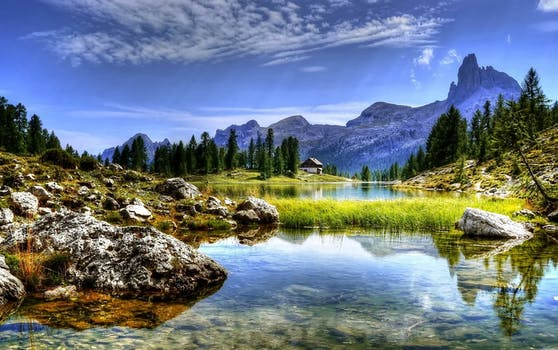
#> input picture landscape.jpeg, 558 x 350 px
$ python Applying_rb_filter.py
#> lines starting #> are read from the running program, lines starting #| are printed output that depends on the picture
import cv2
import numpy as np

img = cv2.imread("landscape.jpeg")
#> img is the input picture: shape (350, 558, 3); mean B, G, R 131.7, 120.3, 107.6

b, g, r = cv2.split(img)
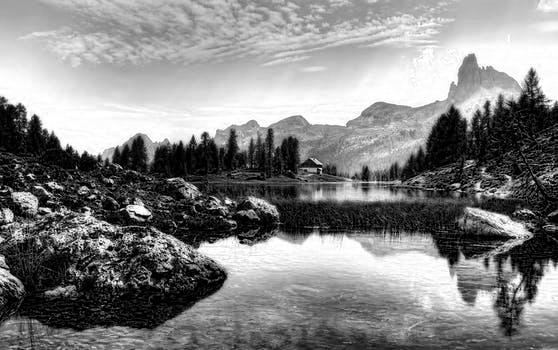
#> b: shape (350, 558); min 0, max 255, mean 131.7
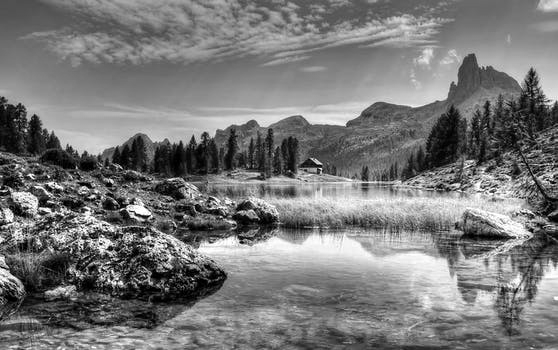
#> g: shape (350, 558); min 0, max 255, mean 120.3
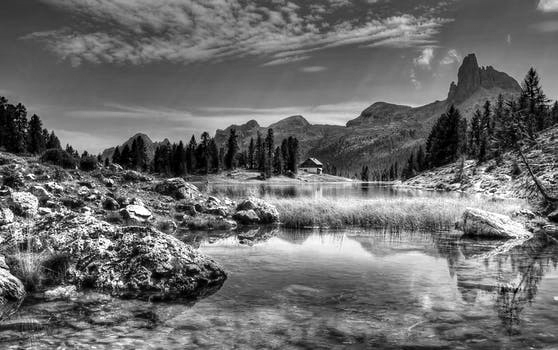
#> r: shape (350, 558); min 0, max 255, mean 107.6

zeros = np.zeros(img.shape[:2], dtype="uint8")
print(zeros)
#> (printed output is left out)

cv2.imshow("Original Image", img)
cv2.imshow("Red", cv2.merge([zeros, zeros, r]))
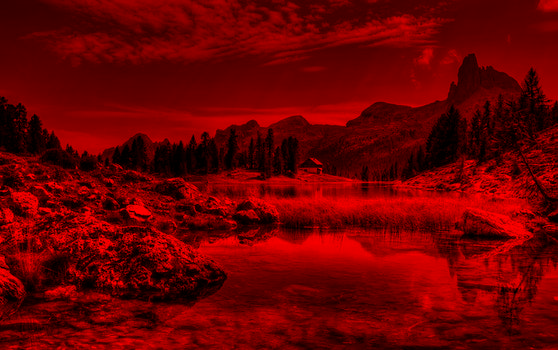
#> window 'Red': shape (350, 558, 3); mean B, G, R 0, 0, 107.6
cv2.imshow("Green", cv2.merge([zeros, g, zeros]))
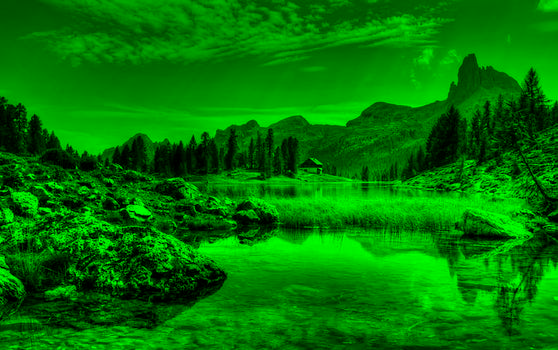
#> window 'Green': shape (350, 558, 3); mean B, G, R 0, 120.3, 0
cv2.imshow("Blue", cv2.merge([b, zeros, zeros]))
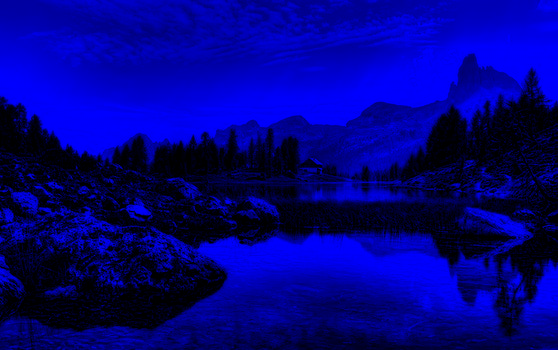
#> window 'Blue': shape (350, 558, 3); mean B, G, R 131.7, 0, 0

cv2.waitKey(0)

cv2.destroyAllWindows()
